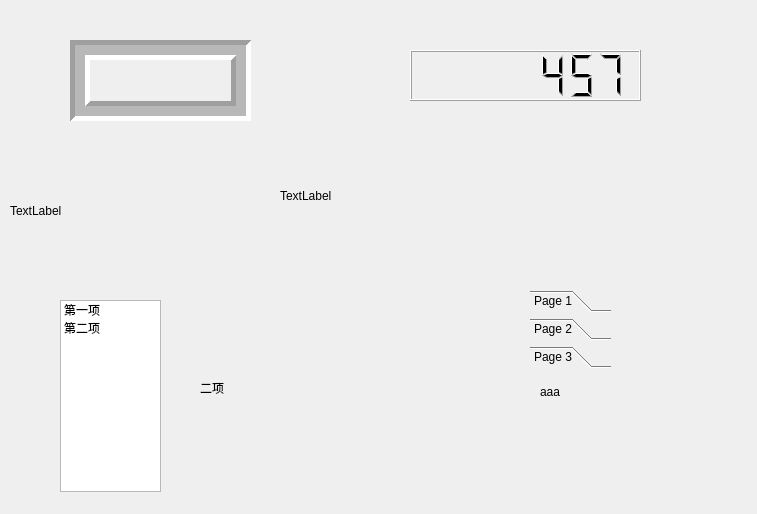
<?xml version="1.0" encoding="UTF-8"?>
<ui version="4.0">
 <class>Dialog38</class>
 <widget class="QDialog" name="Dialog38">
  <property name="geometry">
   <rect>
    <x>0</x>
    <y>0</y>
    <width>757</width>
    <height>514</height>
   </rect>
  </property>
  <property name="windowTitle">
   <string>Dialog</string>
  </property>
  <widget class="QLCDNumber" name="lcdNumber">
   <property name="geometry">
    <rect>
     <x>410</x>
     <y>50</y>
     <width>231</width>
     <height>51</height>
    </rect>
   </property>
   <property name="frameShape">
    <enum>QFrame::Box</enum>
   </property>
   <property name="lineWidth">
    <number>1</number>
   </property>
   <property name="smallDecimalPoint">
    <bool>true</bool>
   </property>
   <property name="digitCount">
    <number>7</number>
   </property>
   <property name="mode">
    <enum>QLCDNumber::Dec</enum>
   </property>
   <property name="segmentStyle">
    <enum>QLCDNumber::Filled</enum>
   </property>
   <property name="value" stdset="0">
    <double>456.788999999999987</double>
   </property>
   <property name="intValue" stdset="0">
    <number>457</number>
   </property>
  </widget>
  <widget class="QListWidget" name="listWidget">
   <property name="geometry">
    <rect>
     <x>60</x>
     <y>300</y>
     <width>101</width>
     <height>192</height>
    </rect>
   </property>
   <item>
    <property name="text">
     <string>第一项</string>
    </property>
   </item>
   <item>
    <property name="text">
     <string>第二项</string>
    </property>
   </item>
  </widget>
  <widget class="QToolBox" name="toolBox">
   <property name="geometry">
    <rect>
     <x>530</x>
     <y>290</y>
     <width>81</width>
     <height>191</height>
    </rect>
   </property>
   <property name="currentIndex">
    <number>2</number>
   </property>
   <widget class="QWidget" name="page_3">
    <property name="geometry">
     <rect>
      <x>0</x>
      <y>0</y>
      <width>81</width>
      <height>101</height>
     </rect>
    </property>
    <attribute name="label">
     <string>Page 1</string>
    </attribute>
    <widget class="QLabel" name="label_6">
     <property name="geometry">
      <rect>
       <x>10</x>
       <y>40</y>
       <width>51</width>
       <height>20</height>
      </rect>
     </property>
     <property name="text">
      <string>cccc</string>
     </property>
    </widget>
   </widget>
   <widget class="QWidget" name="page_4">
    <property name="geometry">
     <rect>
      <x>0</x>
      <y>0</y>
      <width>81</width>
      <height>101</height>
     </rect>
    </property>
    <attribute name="label">
     <string>Page 2</string>
    </attribute>
    <widget class="QLabel" name="label_5">
     <property name="geometry">
      <rect>
       <x>10</x>
       <y>30</y>
       <width>72</width>
       <height>15</height>
      </rect>
     </property>
     <property name="text">
      <string>bbb</string>
     </property>
    </widget>
   </widget>
   <widget class="QWidget" name="page_5">
    <property name="geometry">
     <rect>
      <x>0</x>
      <y>0</y>
      <width>81</width>
      <height>101</height>
     </rect>
    </property>
    <attribute name="label">
     <string>Page 3</string>
    </attribute>
    <widget class="QLabel" name="label_4">
     <property name="geometry">
      <rect>
       <x>10</x>
       <y>10</y>
       <width>72</width>
       <height>15</height>
      </rect>
     </property>
     <property name="text">
      <string>aaa</string>
     </property>
    </widget>
   </widget>
  </widget>
  <widget class="QFrame" name="frame">
   <property name="geometry">
    <rect>
     <x>70</x>
     <y>40</y>
     <width>181</width>
     <height>81</height>
    </rect>
   </property>
   <property name="frameShape">
    <enum>QFrame::Box</enum>
   </property>
   <property name="frameShadow">
    <enum>QFrame::Sunken</enum>
   </property>
   <property name="lineWidth">
    <number>5</number>
   </property>
   <property name="midLineWidth">
    <number>10</number>
   </property>
  </widget>
  <widget class="QStackedWidget" name="stackedWidget">
   <property name="geometry">
    <rect>
     <x>180</x>
     <y>300</y>
     <width>120</width>
     <height>191</height>
    </rect>
   </property>
   <property name="currentIndex">
    <number>1</number>
   </property>
   <widget class="QWidget" name="page">
    <widget class="QLabel" name="label_2">
     <property name="geometry">
      <rect>
       <x>20</x>
       <y>60</y>
       <width>72</width>
       <height>15</height>
      </rect>
     </property>
     <property name="text">
      <string>一项</string>
     </property>
    </widget>
   </widget>
   <widget class="QWidget" name="page_2">
    <widget class="QLabel" name="label_3">
     <property name="geometry">
      <rect>
       <x>20</x>
       <y>80</y>
       <width>72</width>
       <height>15</height>
      </rect>
     </property>
     <property name="text">
      <string>二项</string>
     </property>
    </widget>
   </widget>
  </widget>
  <widget class="QLabel" name="label_7">
   <property name="geometry">
    <rect>
     <x>10</x>
     <y>150</y>
     <width>221</width>
     <height>121</height>
    </rect>
   </property>
   <property name="text">
    <string>TextLabel</string>
   </property>
  </widget>
  <widget class="QLabel" name="label">
   <property name="geometry">
    <rect>
     <x>280</x>
     <y>130</y>
     <width>441</width>
     <height>131</height>
    </rect>
   </property>
   <property name="text">
    <string>TextLabel</string>
   </property>
  </widget>
 </widget>
 <resources/>
 <connections>
  <connection>
   <sender>listWidget</sender>
   <signal>currentRowChanged(int)</signal>
   <receiver>stackedWidget</receiver>
   <slot>setCurrentIndex(int)</slot>
   <hints>
    <hint type="sourcelabel">
     <x>140</x>
     <y>388</y>
    </hint>
    <hint type="destinationlabel">
     <x>212</x>
     <y>418</y>
    </hint>
   </hints>
  </connection>
 </connections>
</ui>
